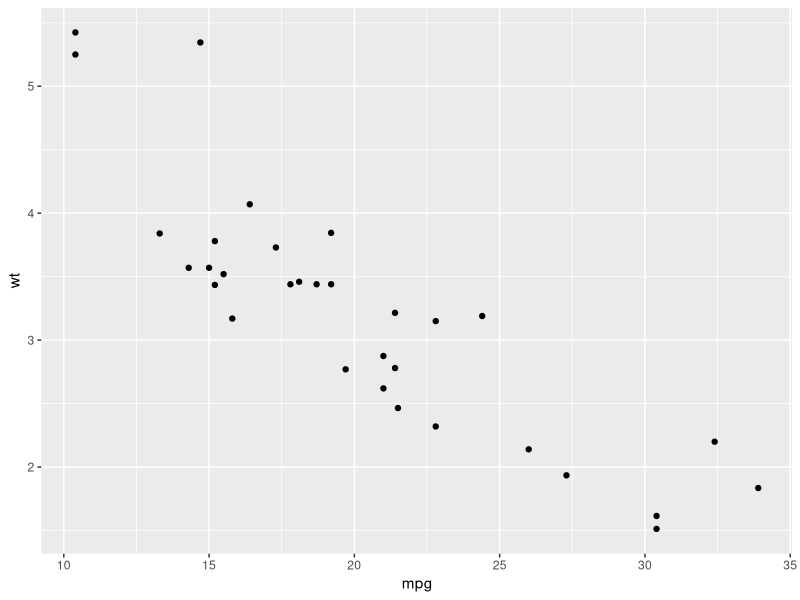
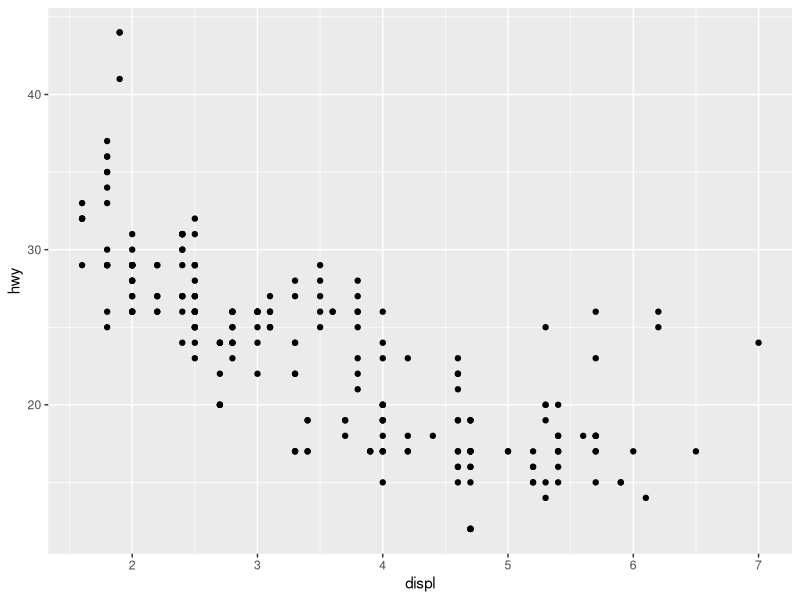

Recreate these plots in R, in order.
## ---- chunk 1
knitr::opts_chunk$set(echo = TRUE)
## ---- chunk 2
summary(mtcars)

## ---- chunk 3
library(ggplot2)
ggplot(data=mtcars)+
  geom_point(mapping = aes(x = mpg, y = wt))
## ---- chunk 4
library(ggplot2)
summary(mpg)

## ---- chunk 5
library(ggplot2)
ggplot(data=mpg)+
  geom_point(mapping = aes(x =displ, y = hwy))
